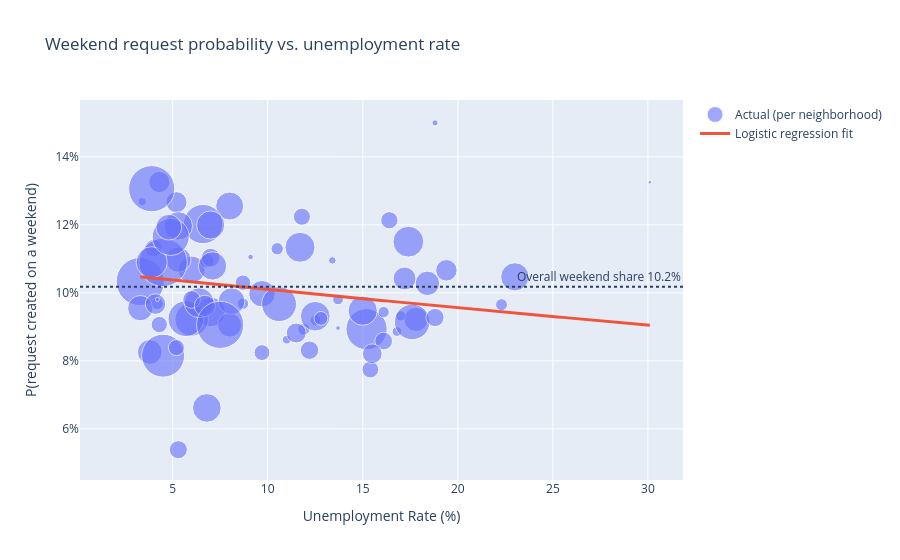

The notebook cell this image was saved under:
### Code cell
import numpy as np
import pandas as pd
import plotly.graph_objects as go
from sklearn.preprocessing import StandardScaler
from sklearn.linear_model import LogisticRegression

data = df[["Unemployment Rate", "Name"]].assign(
    y=df["Request Type"].map({"Weekday": 0, "Weekend": 1})).dropna()
X, y = data[["Unemployment Rate"]], data["y"]

scaler = StandardScaler().fit(X)
model = LogisticRegression(max_iter=1000).fit(scaler.transform(X), y)

# fitted curve across the observed range
grid = pd.DataFrame({"Unemployment Rate": np.linspace(X.iloc[:, 0].min(), X.iloc[:, 0].max(), 200)})
grid["p"] = model.predict_proba(scaler.transform(grid))[:, 1]

# actual data: weekend share per neighborhood (raw 0/1 points would just overlap)
areas = (data.groupby(["Name", "Unemployment Rate"])["y"]
             .agg(weekend_share="mean", requests="size").reset_index())

fig = go.Figure()
fig.add_trace(go.Scatter(
    x=areas["Unemployment Rate"], y=areas["weekend_share"], mode="markers",
    name="Actual (per neighborhood)",
    marker=dict(size=np.sqrt(areas["requests"]) / 2.5, opacity=0.6),
    customdata=areas[["Name", "requests"]],
    hovertemplate="<b>%{customdata[0]}</b><br>Unemployment: %{x:.1f}%<br>"
                  "Actual weekend share: %{y:.1%}<br>Requests: %{customdata[1]:,}<extra></extra>"))
fig.add_trace(go.Scatter(
    x=grid["Unemployment Rate"], y=grid["p"], mode="lines", name="Logistic regression fit",
    line=dict(width=3),
    hovertemplate="Unemployment: %{x:.1f}%<br>Predicted P(weekend): %{y:.1%}<extra></extra>"))
fig.add_hline(y=y.mean(), line_dash="dot", annotation_text=f"Overall weekend share {y.mean():.1%}")
fig.update_layout(title="Weekend request probability vs. unemployment rate",
                  xaxis_title="Unemployment Rate (%)", yaxis_title="P(request created on a weekend)",
                  yaxis_tickformat=".0%")
fig.show()

### Figure 1 — Plotly figure (JSON) as saved in the notebook; plotly's stock layout.template omitted (floating-point values rounded to 4 significant figures; data arrays with more than 128 entries replaced by an {"elided": "..."} marker saying what was removed)
{"data": [{"customdata": {"elided": "77x2 mixed values"}, "hovertemplate": "<b>%{customdata[0]}</b><br>Unemployment: %{x:.1f}%<br>Actual weekend share: %{y:.1%}<br>Requests: %{customdata[1]:,}<extra></extra>", "marker": {"opacity": 0.6, "size": [29.49, 17.07, 12.37, 26.51, 30.84, 41.19, 10.76, 33.51, 35.82, 11.43, 27.06, 24.08, 6.197, 12.12, 17.22, 30.0, 29.89, 9.782, 25.3, 24.48, 8.827, 27.97, 8.099, 28.24, 17.39, 11.94, 20.02, 24.78, 17.7, 22.88, 5.643, 18.08, 34.88, 14.56, 39.32, 21.09, 10.55, 48.23, 42.98, 28.37, 48.37, 16.04, 18.77, 15.47, 17.7, 15.88, 16.27, 25.36, 12.13, 28.15, 29.69, 31.17, 29.23, 20.54, 21.16, 4.04, 4.817, 37.06, 7.547, 3.644, 28.32, 24.18, 16.76, 11.28, 28.63, 19.74, 25.77, 18.46, 10.32, 21.35, 35.54, 21.46, 26.77, 18.2, 47.21, 46.2, 13.86]}, "mode": "markers", "name": "Actual (per neighborhood)", "type": "scatter", "x": [7.0, 11.8, 10.5, 9.7, 17.4, 15.2, 13.7, 6.0, 5.7, 8.7, 6.0, 8.0, 18.8, 11.9, 16.4, 11.7, 6.4, 16.8, 5.3, 18.4, 11.0, 8.0, 3.4, 23.0, 4.0, 22.3, 11.5, 3.8, 16.1, 17.2, 9.1, 5.3, 10.6, 6.8, 6.6, 5.2, 12.5, 3.3, 4.5, 5.3, 4.5, 5.2, 7.0, 8.7, 6.0, 9.7, 4.3, 3.3, 4.2, 7.0, 12.5, 3.9, 15.0, 4.1, 4.3, 4.2, 13.7, 4.9, 13.4, 30.1, 7.1, 17.8, 15.4, 16.1, 6.8, 15.5, 4.8, 12.2, 17.0, 6.7, 17.6, 19.4, 8.1, 18.8, 7.5, 3.9, 12.8], "y": [0.09435, 0.1224, 0.113, 0.09975, 0.1151, 0.08931, 0.09807, 0.09219, 0.09242, 0.09681, 0.1068, 0.09053, 0.15, 0.08932, 0.1214, 0.1134, 0.09708, 0.08863, 0.1098, 0.1028, 0.08624, 0.1255, 0.1268, 0.1047, 0.1132, 0.09652, 0.08819, 0.08262, 0.08585, 0.1042, 0.1106, 0.05387, 0.09669, 0.1094, 0.1202, 0.1267, 0.09195, 0.1033, 0.08152, 0.1197, 0.109, 0.0839, 0.1104, 0.103, 0.09806, 0.08244, 0.09069, 0.0955, 0.09684, 0.12, 0.09312, 0.109, 0.09476, 0.0967, 0.1326, 0.09804, 0.08966, 0.1165, 0.1096, 0.1325, 0.1079, 0.0922, 0.07745, 0.09434, 0.06616, 0.0821, 0.1193, 0.08314, 0.09323, 0.09617, 0.09145, 0.1066, 0.09754, 0.09275, 0.0906, 0.1306, 0.0925]}, {"hovertemplate": "Unemployment: %{x:.1f}%<br>Predicted P(weekend): %{y:.1%}<extra></extra>", "line": {"width": 3}, "mode": "lines", "name": "Logistic regression fit", "type": "scatter", "x": {"elided": "200 float values"}, "y": {"elided": "200 float values"}}], "layout": {"annotations": [{"showarrow": false, "text": "Overall weekend share 10.2%", "x": 1, "xanchor": "right", "xref": "x domain", "y": 0.1018, "yanchor": "bottom", "yref": "y"}], "shapes": [{"line": {"dash": "dot"}, "type": "line", "x0": 0, "x1": 1, "xref": "x domain", "y0": 0.1018, "y1": 0.1018, "yref": "y"}], "title": {"text": "Weekend request probability vs. unemployment rate"}, "xaxis": {"title": {"text": "Unemployment Rate (%)"}}, "yaxis": {"tickformat": ".0%", "title": {"text": "P(request created on a weekend)"}}}}
